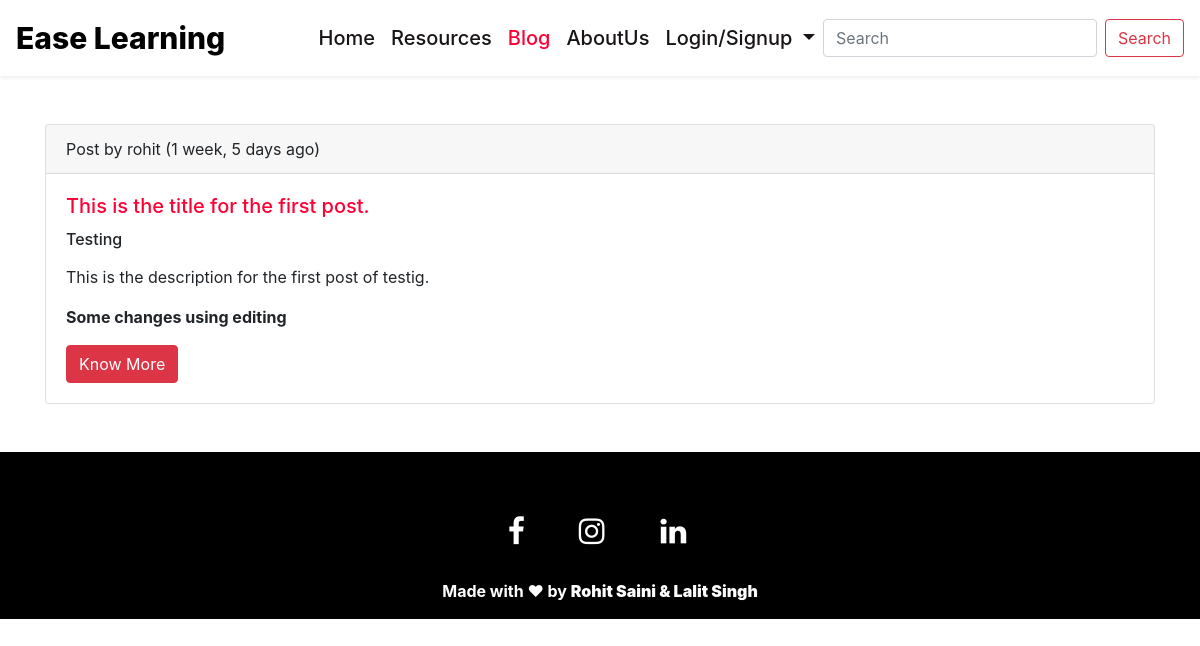
Page /blog on the committed database.
### mainapp/models.py (models this page shows, shortened)
class Blog(models.Model):
    id = models.AutoField(primary_key=True)
    title = models.CharField(max_length=200)
    subtitle = models.CharField(max_length=100)
    description = models.TextField()
    slug = models.SlugField(max_length=60, unique=True, default="")
    user = models.ForeignKey(User, on_delete=models.CASCADE)
    date = models.DateTimeField(auto_now_add=True)

### mainapp/views.py (the view)
# urls.py: path('blog', views.blog, name="Blog"),
def blog(request):
    all_posts = Blog.objects.all()
    context = {
        "posts":all_posts,
    }
    return render(request, 'blog.html', context)

### mainapp/templates/blog.html (shortened to what this page needs)
{% extends 'base.html' %}
{% block active_blog %} active {% endblock active_blog %}
{% load humanize %}
{% block body %}
<div class="container mt-5 mb-5">
{% for post in posts %}
<div class="card mb-4">
  <div class="card-header">
    Post by {{ post.user }} ({{ post.date | naturaltime }})
  </div>
  <div class="card-body">
    <a href="blog/{{ post.slug }}" class="title"><h5 class="card-title">{{ post.title }}</h5></a>
    <h6> {{ post.subtitle }} </h6>
    <p class="card-text">{{  post.description|slice:"0:100"|safe }}</p>
    <a href="blog/{{ post.slug }}" class="btn btn-danger">Know More</a>
  </div>
</div>
{% endfor %}
</div>
{% endblock body %}

### mainapp/static/assets/css/style.css (style rules this page uses)
:root { --primary-color: #FF0035; --secondary-color: #D6EFFF; --text-color : rgb(24, 20, 20); --bg-color : #FFF; }

### mainapp/templates/blog.html (style rules this page uses)
.title { color: #FF0035; }
.card-body a { text-decoration: none; }

### rows in the picture
Blog: user "rohit", date "1 week, 5 days ago", title "This is the title for the first post.", subtitle "Testing", description "This is the description for the first post of testig. Some changes using editing"
